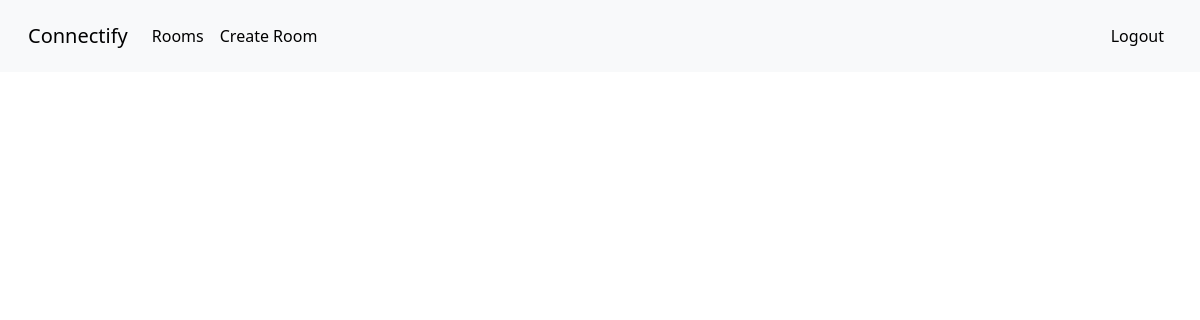
Page /dashboard/ (signed in) on the earlier database version.
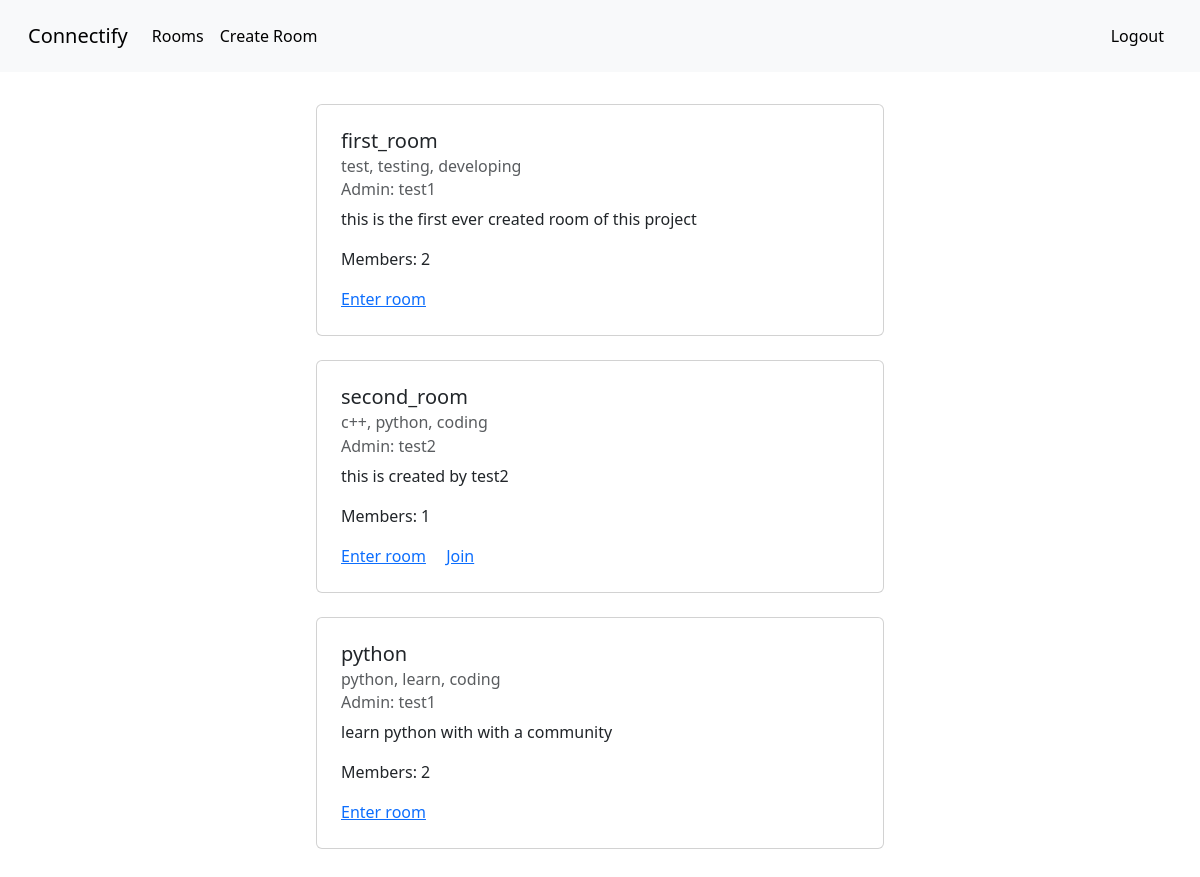
Same page on the later database version.
### room/models.py (models this page shows)
class Room(models.Model):
    room_name = models.CharField(max_length=100)
    created_by = models.ForeignKey(User, on_delete=models.CASCADE)
    created_at = models.DateTimeField(auto_now_add = True)
    description = models.CharField(max_length=500)
    tags = models.CharField(max_length=500)
    members = models.ManyToManyField(User, related_name='joined_rooms', blank=True)
    is_private = models.BooleanField(default=False)

### core/views.py (the view)
# urls.py: path('dashboard/' ,views.dashboard , name = 'dashboard'),
@login_required
def dashboard(request):
    rooms = Room.objects.all()
    context = {'rooms':rooms}
    return render(request, 'core/dashboard.html',context)

### core/templates/core/dashboard.html (shortened to what this page needs)
{% extends "base.html" %}
{% block nav_elements %}
    <li class="nav-item">
        <a class="nav-link active" href="{% url 'create_room' %}">Create Room</a>
    </li>
{% endblock nav_elements %}
{% block content %}
<div class = 'container w-50 p-3 '>
   {% for room in rooms %}
        <div class="card p-2" >
            <div class="card-body">
            <h5 class="card-title">{{room.room_name}}</h5>
            <h6 class="card-subtitle mb-2 text-body-secondary">{{room.tags}}</h6>
            <h6 class="card-subtitle mb-2 text-body-secondary">Admin: {{room.created_by.username}}</h6>
            <p class="card-text">{{room.description}}</p>
            <p class="card-text">Members: {{ room.members.count }}</p>
            {% if room.is_private == False %}
            <a href="#" class="card-link">Enter room</a>
            {% endif %}
            {% if user != room.created_by %}
                {% if user in room.members.all %}
                    <a href="{% url 'leave_room' room.id %}" class="card-link">Leave</a>
                {% else %}
                    <a href="{% url 'join_room' room.id %}" class="card-link">Join</a>
                {% endif %}
            {% endif %}
            </div>
        </div>
        <br>
   {% endfor %}
</div>
{% endblock content %}

### templates/base.html (shortened to what this page needs)
<!DOCTYPE html>
<html lang="en">
<head>
    <link href="https://cdn.jsdelivr.net/npm/bootstrap@5.3.3/dist/css/bootstrap.min.css" rel="stylesheet">
</head>
<body>
    <nav class="navbar navbar-expand-lg bg-body-tertiary p-3">
        <div class="container-fluid">
            <a class="navbar-brand" href="{% url 'index' %}">Connectify</a>
            <div class="collapse navbar-collapse" id="navbarSupportedContent">
                <ul class="navbar-nav me-auto mb-2 mb-lg-0">
                    <li class="nav-item">
                        <a class="nav-link active" aria-current="page" href="{% url 'dashboard' %}">Rooms</a>
                    </li>
                    {% block nav_elements %}{% endblock nav_elements %}
                </ul>
                <ul class="navbar-nav ms-auto mb-2 mb-lg-0">
                    {% if user.is_authenticated %}
                        <li class="nav-item">
                            <a class="nav-link active" href="{% url 'logout' %}">Logout</a>
                        </li>
                    {% endif %}
                </ul>
            </div>
        </div>
    </nav>
<div class = 'container p-2'>
</div>
    {% block content %}
    {% endblock content %}
</body>
</html>

Differences in the rows shown:
added Room: room_name "first_room", tags "test, testing, developing", created_by.username "test1", description "this is the first ever created room of this project", members.count "2", is_private "Enter room"
added Room: room_name "second_room", tags "c++, python, coding", created_by.username "test2", description "this is created by test2", members.count "1", is_private "Enter room", shows "Join"
added Room: room_name "python", tags "python, learn, coding", created_by.username "test1", description "learn python with with a community", members.count "2", is_private "Enter room"
